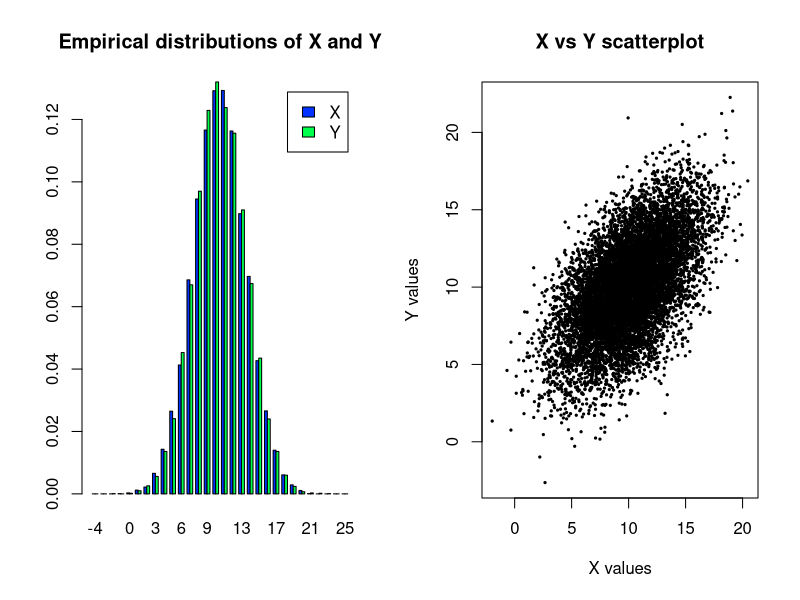
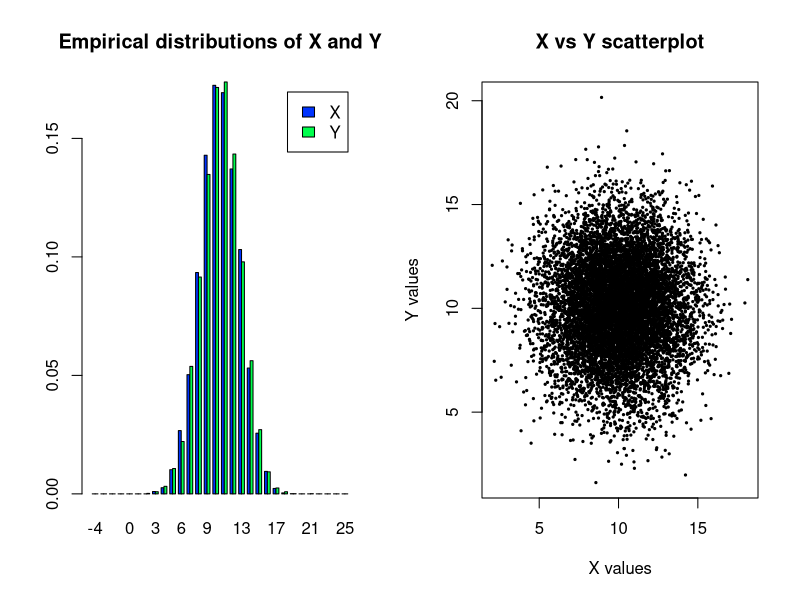
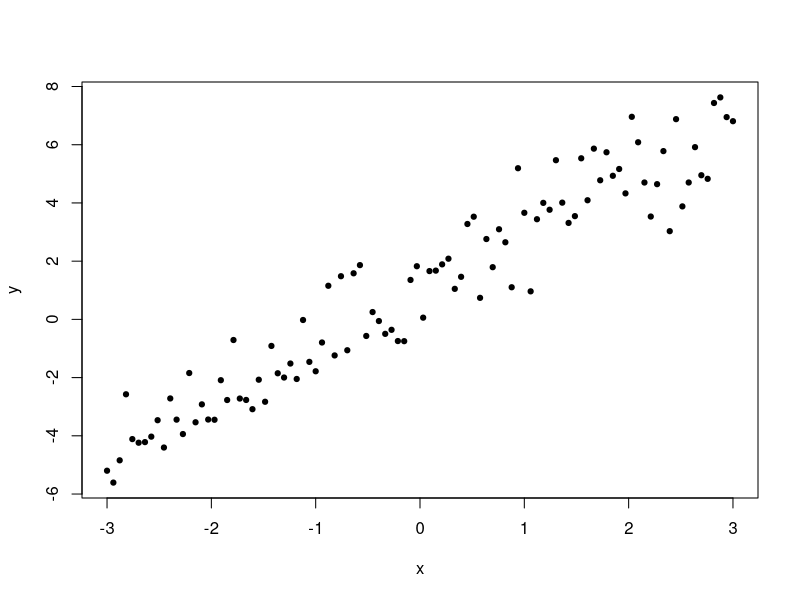
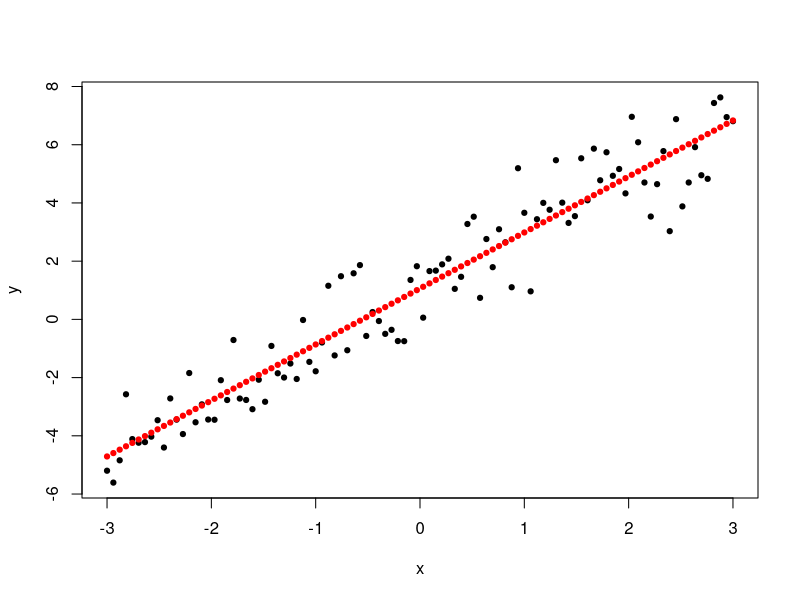

These charts were generated, in order, by the following R code:
## ---- chunk 1
library(stats)    # Stats contains lm
knitr::opts_chunk$set(echo = TRUE)
## ---- chunk 2
# From Harvard data science class (see references at the end of this notebook)
N = 10000
mu_N = 10
sd_N = sqrt(5)
sd_delta = 2

x <- rnorm(N, mean=mu_N, sd=sd_N) 

# Initialize y with x...We would have a straight line if plotting y~x
y <- x

# Now inject variability to each, and we will not have a straight line exactly
x <- x + rnorm(N, sd=sd_delta) 
y <- y + rnorm(N, sd=sd_delta) 

## ---- chunk 3

br<- -5:25 # set manually bins for histograms 
# save histograms for X and Y , don’t plot yet
hx <- hist(x, breaks=br, plot=F)
hy <- hist(y, breaks=br, plot=F) 

# prepare 2 panels in one plot: 
old.par <- par(mfrow=c(1,2)) 

# plot histograms side by side using rbind
barplot(rbind(hx$density,hy$density), 
        beside=T, 
        col=c(rgb(0,0.2,1), rgb(0,1,0.3)),
        legend=c('X','Y'), 
        main='Empirical distributions of X and Y',
        names=br[-1]) 

# Scatter plot 
plot(x,y,
     xlab='X values',
     ylab='Y values',
     main='X vs Y scatterplot',
     pch=19,
     cex=0.3) 

# restore graphical attributes to previous values:
par(old.par)

## ---- chunk 4
# From Harvard data science class (see references at the end of this notebook)
# simulate sampling of 10000 values for X and for Y.
# We can play with the mean and sd. Should have same size to keep it balanced.
x <- rnorm(N, mean=mu_N, sd=sd_N) 
y <- rnorm(N, mean=mu_N, sd=sd_N)

## ---- chunk 5
# Set manually bins for histograms 
br<- -5:25 
# Save histograms for X and Y , don’t plot yet
hx <- hist(x, breaks=br, plot=F)
hy <- hist(y, breaks=br, plot=F) 

# prepare 2 panels in one plot: 
old.par <- par(mfrow=c(1,2)) 

# plot histograms side by side using rbind
barplot(rbind(hx$density,hy$density), 
        beside=T, 
        col=c(rgb(0,0.2,1), rgb(0,1,0.3)),
        legend=c('X','Y'), 
        main='Empirical distributions of X and Y',
        names=br[-1]) 

# Scatter plot 
plot(x,y,
     xlab='X values',
     ylab='Y values',
     main='X vs Y scatterplot',
     pch=19,
     cex=0.3) 

# restore graphical attributes to previous values
par(old.par)

## ---- chunk 6

N = 100
sd_delta = 1
slope = 2
intersection = 1

# X has a uniform distribution over a sequence over a range
x <- seq(-3, 3, length=N)

# Y is based on X with a slope, an intercept and normal randomness
y <- intersection + slope*x+rnorm(100, sd=sd_delta)

## ---- chunk 7
plot(x, y, pch=19, cex=0.7)

## ---- chunk 8
 m <- lm(y~x)
 summary(m)
## ---- chunk 9
yp <- predict(m)

# Plot the prediction. Replot and add prediction points:
plot(x, y, pch=19, cex=0.7)
points(x,yp,col="red",pch=19,cex=0.7)

## ---- chunk 10
RSS <- sum((y - yp)^2)                # Sum of Squares Estimated (aka SSE) (ISLR p.62)
RSE <- sqrt(RSS/(N-2))                # Residual Standard Error (ISLR p.66)
TSS <- sum((y - mean(y))^2)           # Sum of Squares Total (aka SST) (ISLR p.70)
SSR <- sum((yp - mean(y))^2)          # Sum of Squares Regression
SE <- RSE/sqrt(sum((x-mean(x))^2))    # Standard Error
R_squared <- (TSS-RSS)/TSS            # R^2 Static (ISLR p.69)
roh_squared <- SSR / TSS

cat(' RSS = ', RSS, '..............Sum of Squares Estimated (aka SSE) (ISLR p.62)')
cat('\n RSE = ', RSE, '.............Residual Standard Error (ISLR p.66)')
cat('\n TSS = ', TSS, '..............Sum of Squares Total (aka SST) (ISLR p.70)')
cat('\n SSR = ', SSR, '..............Sum of Squares Regression (TSS-RSS)')
cat('\n R^2 = ', R_squared, '.............R^2 Static (TSS-RSS)/TSS (ISLR p.69)')
cat('\n roh^2) = ', roh_squared, '..........Coefficient of determination (SSR/TSS)')
cat('\n roh = ', sqrt(roh_squared))
cat('\n SE = ', SE, '.............Standard Error')

